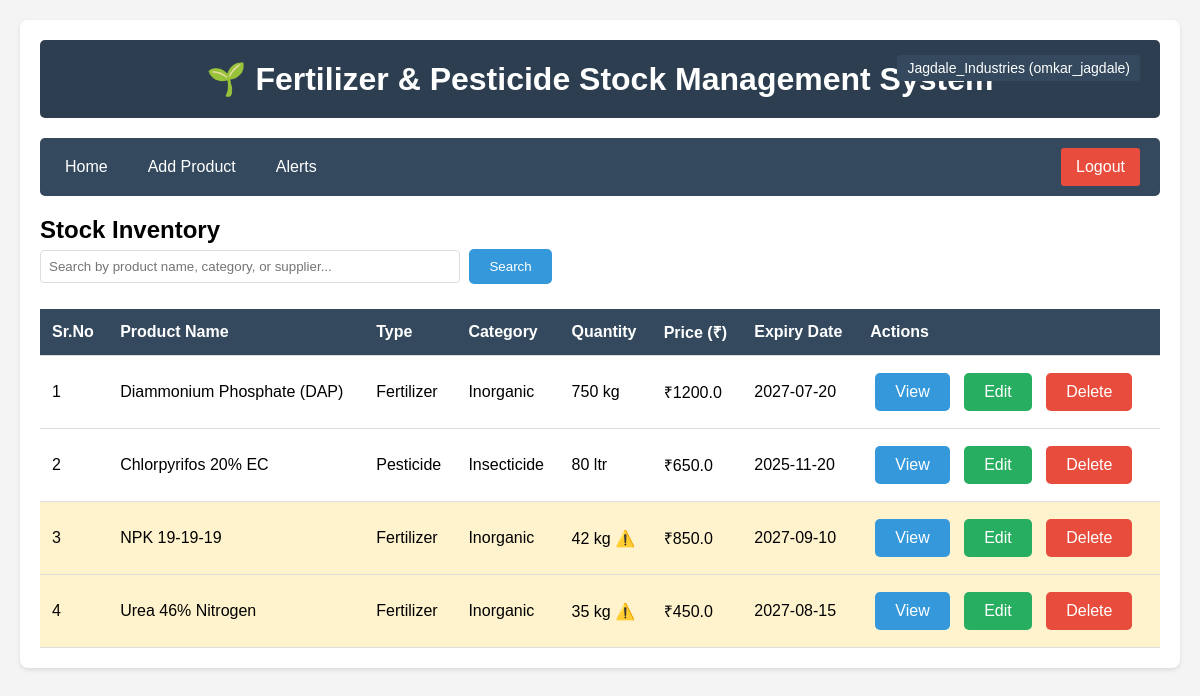
The page / (signed in) on the database its author committed.
### tables this page shows
CREATE TABLE products (
            id INTEGER PRIMARY KEY AUTOINCREMENT,
            user_id INTEGER NOT NULL,
            product_name TEXT NOT NULL,
            product_type TEXT NOT NULL,
            category TEXT NOT NULL,
            quantity INTEGER NOT NULL,
            unit TEXT NOT NULL,
            manufacturing_date TEXT NOT NULL,
            expiry_date TEXT NOT NULL,
            price REAL NOT NULL,
            supplier_name TEXT,
            batch_number TEXT,
            storage_location TEXT,
            date_added TEXT NOT NULL,
            last_updated TEXT,
            FOREIGN KEY (user_id) REFERENCES users(id) ON DELETE CASCADE
        );

### app.py (the view)
@app.route('/')
@login_required
def index():
    user_id = session['user_id']
    conn = get_db_connection()
    products = conn.execute('SELECT * FROM products WHERE user_id = ? ORDER BY id DESC',
                           (user_id,)).fetchall()
    alerts_count = conn.execute('SELECT COUNT(*) as count FROM stock_alerts WHERE user_id = ? AND is_read = 0',
                                (user_id,)).fetchone()['count']
    conn.close()
    return render_template('index.html', products=products, alerts_count=alerts_count)

### app.py (called while the page is built)
def get_db_connection():
    conn = sqlite3.connect(DATABASE)
    conn.row_factory = sqlite3.Row
    return conn

def login_required(f):
    @wraps(f)
    def decorated_function(*args, **kwargs):
        if 'user_id' not in session:
            flash('Please login to access this page.', 'warning')
            return redirect(url_for('login'))
        return f(*args, **kwargs)
    return decorated_function

### templates/index.html
{% extends 'layout.html' %}
{% block content %}
<h2>Stock Inventory</h2>
<form action="{{ url_for('search') }}" method="GET" style="margin-bottom: 20px;">
    <input type="text" name="query" placeholder="Search by product name, category, or supplier..."
           value="{{ search_query if search_query else '' }}" style="width: 70%; display: inline-block;">
    <button type="submit" class="btn btn-primary">Search</button>
</form>
<table>
    <thead>
        <tr>
            <th>Sr.No</th>
            <th>Product Name</th>
            <th>Type</th>
            <th>Category</th>
            <th>Quantity</th>
            <th>Price (₹)</th>
            <th>Expiry Date</th>
            <th>Actions</th>
        </tr>
    </thead>
    <tbody>
        {% if products %}
            {% for product in products %}
            <tr {% if product['quantity'] < 50 %}style="background-color: #fff3cd;"{% endif %}>
                <td>{{ loop.index }}</td>
                <td>{{ product['product_name'] }}</td>
                <td>{{ product['product_type'] }}</td>
                <td>{{ product['category'] }}</td>
                <td>
                    {{ product['quantity'] }} {{ product['unit'] }}
                    {% if product['quantity'] < 50 %}
                    <span style="color: orange; font-weight: bold;">⚠️</span>
                    {% endif %}
                </td>
                <td>₹{{ product['price'] }}</td>
                <td>{{ product['expiry_date'] }}</td>
                <td>
                    <a href="{{ url_for('view_product', id=product['id']) }}" class="btn btn-primary">View</a>
                    <a href="{{ url_for('update_product', id=product['id']) }}" class="btn btn-success">Edit</a>
                    <a href="{{ url_for('delete_product', id=product['id']) }}"
                       class="btn btn-danger"
                       onclick="return confirm('Are you sure you want to delete this product?')">Delete</a>
                </td>
            </tr>
            {% endfor %}
        {% else %}
            <tr>
                <td colspan="8" style="text-align: center;">No products found. Add your first product!</td>
            </tr>
        {% endif %}
    </tbody>
</table>
{% endblock %}

### templates/layout.html (shortened to what this page needs)
<!DOCTYPE html>
<html lang="en">
<head>
</head>
<body>
    <div class="container">
        <header>
            <h1>🌱 Fertilizer & Pesticide Stock Management System</h1>
            {% if session.get('user_id') %}
            <div class="user-info">
                <span>{{ session.get('business_name') }} ({{ session.get('username') }})</span>
            </div>
            {% endif %}
        </header>
        {% if session.get('user_id') %}
        <nav>
            <div class="nav-left">
                <a href="{{ url_for('index') }}">Home</a>
                <a href="{{ url_for('add_product') }}">Add Product</a>
                <a href="{{ url_for('view_alerts') }}">
                    Alerts
                </a>
            </div>
            <a href="{{ url_for('logout') }}" style="background-color: #e74c3c;">Logout</a>
        </nav>
        {% endif %}
        {% block content %}{% endblock %}
    </div>
</body>
</html>

### templates/layout.html (style rules this page uses)
* { margin: 0; padding: 0; box-sizing: border-box; }
body { font-family: Arial, sans-serif; background-color: #f4f4f4; padding: 20px; }
.container { max-width: 1200px; margin: 0 auto; background-color: white; padding: 20px; border-radius: 8px; box-shadow: 0 2px 4px rgba(0,0,0,0.1); }
header { background-color: #2c3e50; color: white; padding: 20px; text-align: center; border-radius: 5px; margin-bottom: 20px; position: relative; }
.user-info { position: absolute; right: 20px; top: 20px; font-size: 14px; }
.user-info span { background-color: #34495e; padding: 5px 10px; border-radius: 3px; }
nav { background-color: #34495e; padding: 10px; border-radius: 5px; margin-bottom: 20px; display: flex; justify-content: space-between; align-items: center; }
nav .nav-left { display: flex; }
nav a { color: white; text-decoration: none; padding: 10px 15px; margin-right: 10px; display: inline-block; border-radius: 3px; }
.btn { padding: 10px 20px; text-decoration: none; border: none; border-radius: 5px; cursor: pointer; display: inline-block; margin: 5px; }
.btn-primary { background-color: #3498db; color: white; }
.btn-success { background-color: #27ae60; color: white; }
.btn-danger { background-color: #e74c3c; color: white; }
table { width: 100%; border-collapse: collapse; margin-top: 20px; }
table th, table td { padding: 12px; text-align: left; border-bottom: 1px solid #ddd; }
table th { background-color: #34495e; color: white; }
form { max-width: 600px; }
input, select, textarea { width: 100%; padding: 8px; border: 1px solid #ddd; border-radius: 4px; }

### rows shown on the page
products: product_name "Diammonium Phosphate (DAP)", product_type "Fertilizer", category "Inorganic", quantity "750", unit "kg", price "1200.0", expiry_date "2027-07-20"
products: product_name "Chlorpyrifos 20% EC", product_type "Pesticide", category "Insecticide", quantity "80", unit "ltr", price "650.0", expiry_date "2025-11-20"
products: product_name "NPK 19-19-19", product_type "Fertilizer", category "Inorganic", quantity "42", unit "kg", price "850.0", expiry_date "2027-09-10"
products: product_name "Urea 46% Nitrogen", product_type "Fertilizer", category "Inorganic", quantity "35", unit "kg", price "450.0", expiry_date "2027-08-15"

### other values the page prints
{{ session.get('business_name') }} "Jagdale_Industries"
{{ session.get('username') }} "omkar_jagdale"
